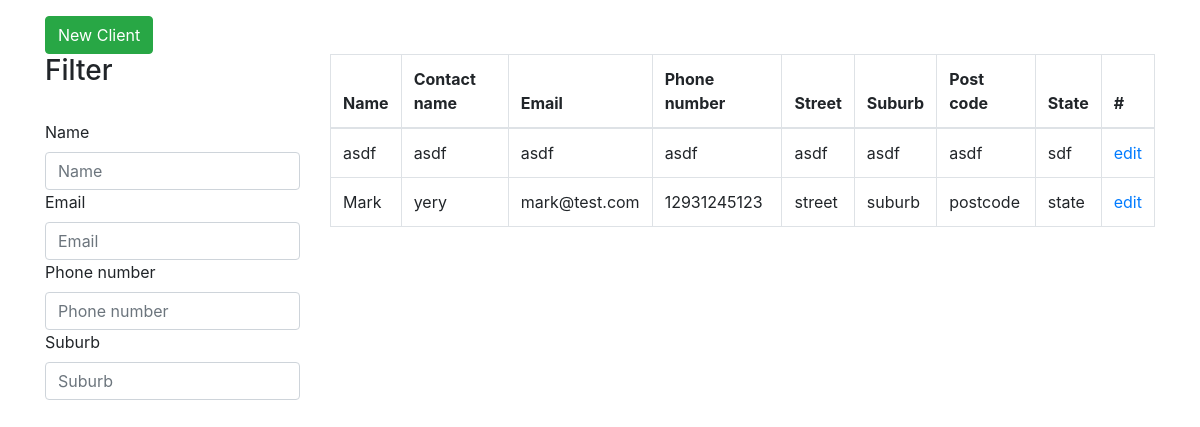
/client/, run on the app's committed database.
### python_test/models.py (models this page shows, shortened)
class Client(models.Model):
    username = models.CharField("Name", max_length=30, unique=True, blank=True)
    contact_name = models.CharField("Contact Name", max_length=50, blank=True)
    email = models.CharField("Email", max_length=100, unique=True, blank=True)
    phone_number = models.CharField("Phone number", max_length=30, blank=True)
    street_name = models.CharField("Street name", max_length=50, blank=True)
    suburb = models.CharField("Suburb", max_length=50, unique=True, blank=True)
    postcode = models.CharField("Postcode", max_length=10, blank=True)
    state = models.CharField("State", max_length=50, blank=True)

### python_test/views.py (the view)
# urls.py: url(r'^client/$', ClientList.as_view(), name='client_list'),
class ClientList(ListView):
    model = Client
    template_name = "list.html"

### python_test/templates/list.html (shortened to what this page needs)
{% extends "base.html" %}
{% block content %}
    <div class="container mt-3">
        <a href="{% url 'client_new' %}"><button class="btn btn-success">New Client</button></a>
        <div class="row">
            <div class="col-md-3 col-sm-12">
                <h3>Filter</h3>
                <br>
                <label>Name</label>
                <input class="form-control" type="text" id="username" placeholder="Name" onkeyup="handleChange()">
                <label>Email</label>
                <input class="form-control" type="text" id="email" placeholder="Email" onkeyup="handleChange()">
                <label>Phone number</label>
                <input class="form-control" type="text" id="phone_number" placeholder="Phone number"
                       onkeyup="handleChange()">
                <label>Suburb</label>
                <input class="form-control" type="text" id="suburb" placeholder="Suburb" onkeyup="handleChange()">
            </div>
            <div class="col-md-9 col-sm-12">
                <table class="table table-bordered">
                    <thead>
                        <th>Name</th>
                        <th>Contact name</th>
                        <th>Email</th>
                        <th>Phone number</th>
                        <th>Street</th>
                        <th>Suburb</th>
                        <th>Post code</th>
                        <th>State</th>
                        <th>#</th>
                    </thead>
                    <tbody id="client-list">
                    {% for client in object_list %}
                        <tr>
                            <td>{{ client.username }}</td>
                            <td>{{ client.contact_name }}</td>
                            <td>{{ client.email }}</td>
                            <td>{{ client.phone_number }}</td>
                            <td>{{ client.street_name }}</td>
                            <td>{{ client.suburb }}</td>
                            <td>{{ client.postcode }}</td>
                            <td>{{ client.state }}</td>
                            <td><a href="{% url 'client_edit' client.id %}">edit</a></td>
                        </tr>
                    {% endfor %}
                    </tbody>
                </table>
            </div>
        </div>
    </div>
{% endblock %}

### python_test/templates/base.html (shortened to what this page needs)
<!DOCTYPE html>
<html>
<head>
    <link rel="stylesheet" href="https://stackpath.bootstrapcdn.com/bootstrap/4.3.1/css/bootstrap.min.css"
>
</head>
<body>
{% block content %}
{% endblock %}
</body>
</html>

### data on the page
Client: username "asdf", contact_name "asdf", email "asdf", phone_number "asdf", street_name "asdf", suburb "asdf", postcode "asdf", state "sdf"
Client: username "Mark", contact_name "yery", email "mark@test.com", phone_number "12931245123", street_name "street", suburb "suburb", postcode "postcode", state "state"
